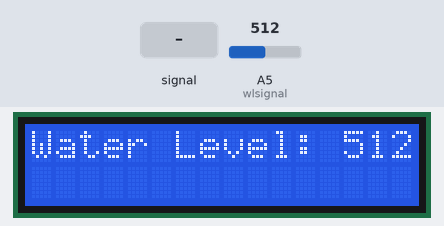
The sketch below on a simulated Arduino Uno, built with avr-gcc and run on an emulated ATmega328P. Shown: 16×2 character LCD. The inputs (shaded band) are chosen by the test bench; at power-on: A5 (wlsignal) = 512.

Above: at 1.2 s.
1.3 s: A5 (wlsignal) fed a 200 Hz sine of ±81 counts around its level
At 2.9 s:
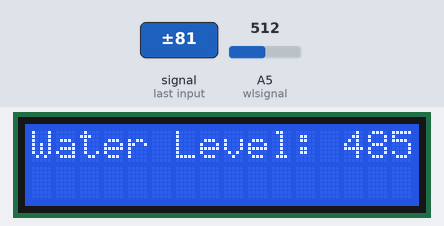
4.6 s: A5 (wlsignal) set to 716
At 6.0 s:
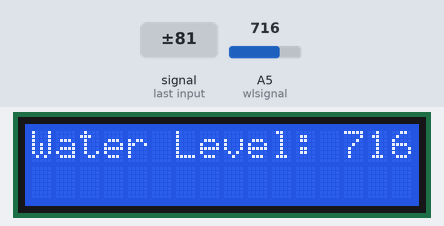
6.6 s: A5 (wlsignal) fed a 1000 Hz sine of ±255 counts around its level
At 7.9 s:
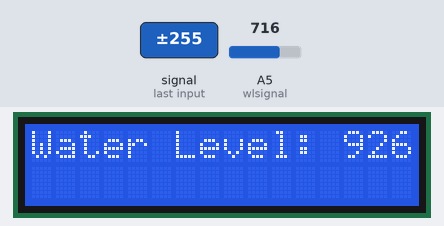
9.6 s: A5 (wlsignal) set to 900
At 10.9 s:
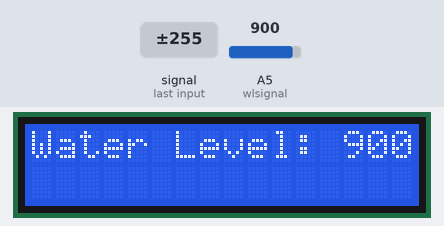
11.6 s: A5 (wlsignal) set to 1023
At 13.3 s:
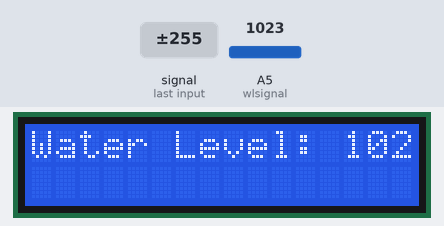
Timing chart, 0 to 14.7 s (numbered marks = the images above; inputs shaded):
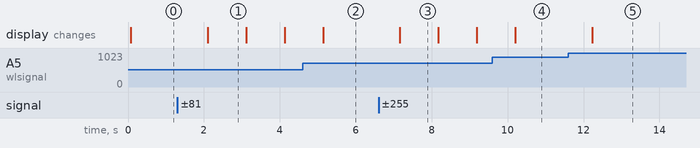

The sketch:

WaterLevelSensor.ino
```cpp
// Include LCD library
#include <LiquidCrystal.h>

// Create LCD Screen pins to variables
const int e = 51, rs = 50, d4 = 4, d5 = 5, d6 = 6, d7 = 7;

// Create Water level sensor pins
const int wlsignal = A5;
const int wlpower = 2;

// Initialize LiquidCrystal library with pins
LiquidCrystal lcd(e, rs, d4, d5, d6, d7);

void setup() {
  // Start the lcd and prep it
  lcd.begin(16, 2);
  lcd.setCursor(0, 0);

  // Set pinmode for accurate readings and turn off water level sensor to prevent damage
  pinMode(wlpower, OUTPUT);
  digitalWrite(wlpower, LOW);
}

void loop() {
  // Start the sensor
  digitalWrite(wlpower, HIGH);

  // Delay to prevent damage
  delay(10);

  // Read the water level and turn off sensor to prevent damage
  int wlevel = analogRead(wlsignal);
  digitalWrite(wlpower, LOW);


  // Print results to LCD Screen
  lcd.setCursor(0, 0);
  lcd.print("Water Level: ");
  lcd.print(wlevel);

  // Delay for Water level sensor buffer time
  delay(1000);
}


// Code by Hamdan Naseer (4RyuXD on Github)
```

Measured:
- after the input at 1.3 s, the display: changes after 0.80 s (image 1)
- after the input at 6.6 s, the display: changes after 0.56 s (image 3)
- after the input at 11.6 s, the display: changes after 0.63 s (image 5)
- what the display in image 1 shows lasts 1.0 s, from 2.1 s to 3.1 s
